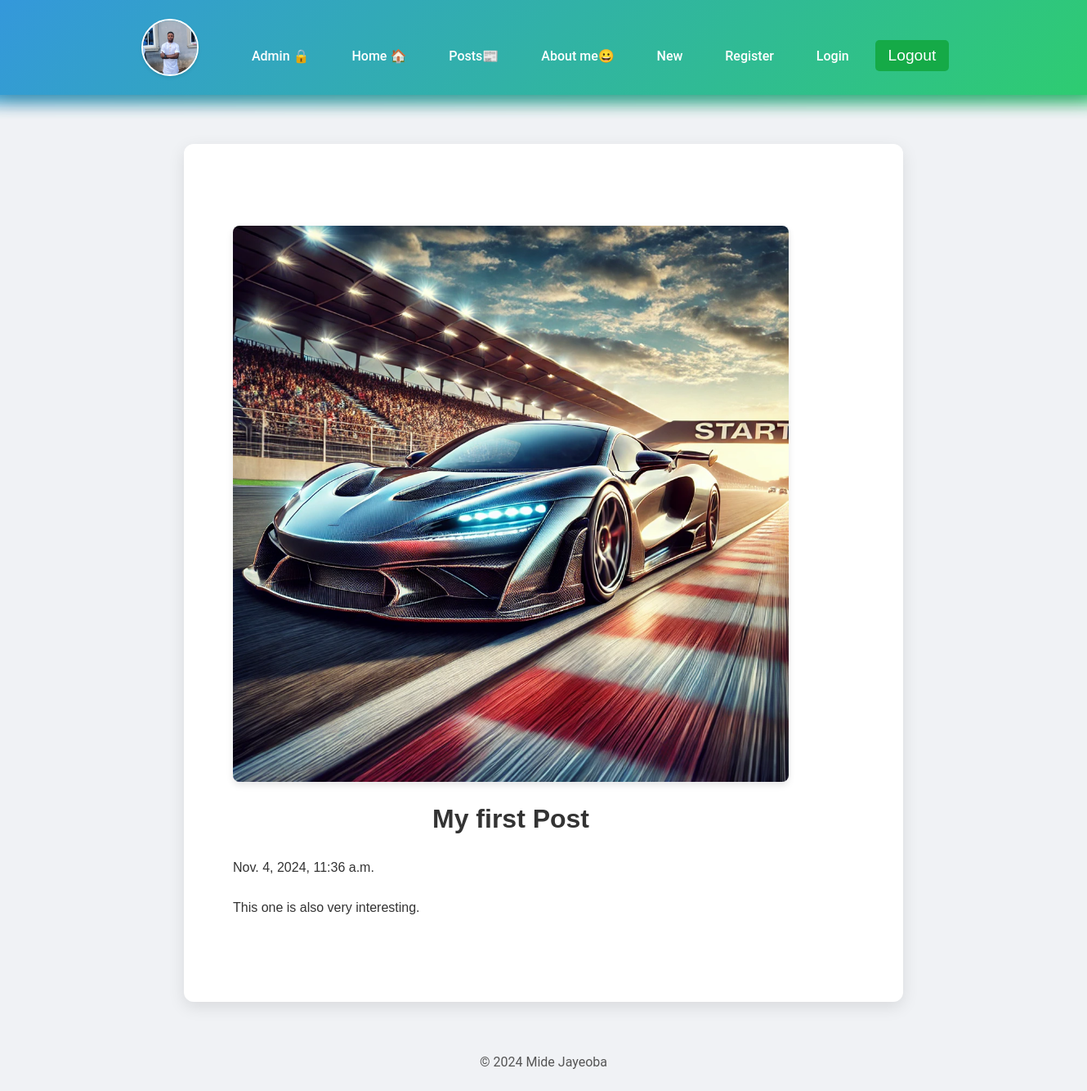
The page /posts/first-post on the database its author committed.
### posts/models.py (models this page shows, shortened)
class Post(models.Model):
    title = models.CharField(max_length=75)
    body = models.TextField()
    slug = models.SlugField()
    date = models.DateTimeField(auto_now_add=True)
    banner = models.ImageField(default='fallback.png', blank=True)

### posts/views.py (the view)
# urls.py: path('<slug:slug>', views.post_page, name="post_page"),
def post_page(request, slug):
    post = Post.objects.get(slug=slug)
    return render(request, 'posts/post_page.html', {'post': post})

### posts/templates/posts/post_page.html (shortened to what this page needs)
{% extends "layout.html" %} {% block title %} {{post.title}} {% endblock title %}
{% block content %}
<section>
    <img
    class="banner"
    src="{{post.banner.url}}"
    alt="{{post.title}}">
    <h1>{{post.title}}</h1>
        <p>{{ post.date }}</p>
        <p>{{ post.body }}</p>
</section>
{% endblock content %}

### static/css/style.css (style rules this page uses)
* { margin: 0; padding: 0; box-sizing: border-box; }
body { min-height: 100vh; display: grid; place-content: centers; font-size: 3rem; background-color: black; color: whitesmoke; }
h1, p { text-align: center; }
.banner { width: 100%; max-width: 800px; height: auto; margin: 20px auto; display: block; border-radius: 8px; box-shadow: 0 4px 8px rgba(0, 0, 0, 0.1); }
section { width: 90%; max-width: 800px; margin: 40px auto; padding: 20px; font-family: Arial, sans-serif; }
section h1 { font-size: 2rem; color: #333; margin-bottom: 20px; text-align: center; }
body { font-family: "Roboto", sans-serif; color: #333; background-color: #f0f2f5; line-height: 1.6; }
h1 { font-size: 2.5rem; color: #2c3e50; text-align: center; margin-bottom: 30px; font-weight: 600; }
p { font-size: 1rem; color: #555; margin-bottom: 20px; line-height: 1.8; }
section { margin: 20px 0; }
section p { font-size: 1rem; color: #333; text-align: left; }

### rows shown on the page
Post: banner (picture), title "My first Post", date "Nov. 4, 2024, 11:36 a.m.", body "This one is also very interesting."
